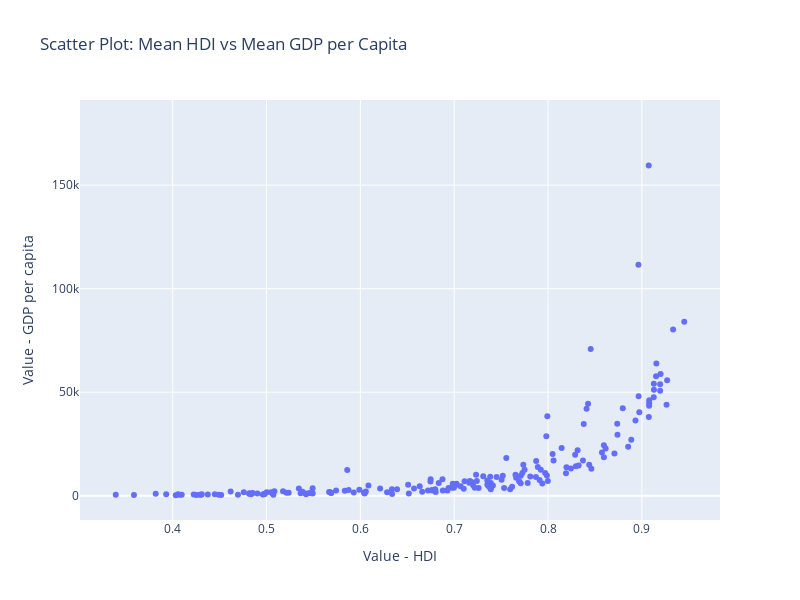

The cell this chart's notebook holds for it:
### Code cell
# Scatter plot using seaborn
import matplotlib.pyplot as plt
import seaborn as sns
import plotly.express as px

aquastat = pd.read_csv('aquastat_data.csv')
# Group by 'Area' and calculate the mean only for numeric columns
aquastat_mean = aquastat.groupby('Country', as_index=False).mean(numeric_only=True)

# Create an interactive scatter plot
fig = px.scatter(
    aquastat_mean,
    x='Value - HDI',
    y='Value - GDP per capita',
    hover_name='Country',  # Displays the country name when hovering over a point
    title='Scatter Plot: Mean HDI vs Mean GDP per Capita',
    labels={
        'Value_Human Development Index (HDI) [highest = 1]': 'Mean Human Development Index (HDI)',
        'Value_GDP per capita': 'Mean GDP per Capita'
    },
    template='plotly',  # Optional: Choose a nice plot theme
    width=800,
    height=600
)

# Show the interactive plot
fig.show()

### Figure 1 — Plotly figure (JSON) as saved in the notebook; plotly's stock layout.template omitted (floating-point values rounded to 4 significant figures; data arrays with more than 128 entries replaced by an {"elided": "..."} marker saying what was removed)
{"data": [{"hovertemplate": "<b>%{hovertext}</b><br><br>Value - HDI=%{x}<br>Value - GDP per capita=%{y}<extra></extra>", "hovertext": {"elided": "200 str values"}, "legendgroup": "", "marker": {"color": "#636efa", "symbol": "circle"}, "mode": "markers", "name": "", "orientation": "v", "showlegend": false, "type": "scatter", "x": {"elided": "200 float values"}, "xaxis": "x", "y": {"elided": "200 float values"}, "yaxis": "y"}], "layout": {"height": 600, "legend": {"tracegroupgap": 0}, "title": {"text": "Scatter Plot: Mean HDI vs Mean GDP per Capita"}, "width": 800, "xaxis": {"anchor": "y", "domain": [0, 1], "title": {"text": "Value - HDI"}}, "yaxis": {"anchor": "x", "domain": [0, 1], "title": {"text": "Value - GDP per capita"}}}}
